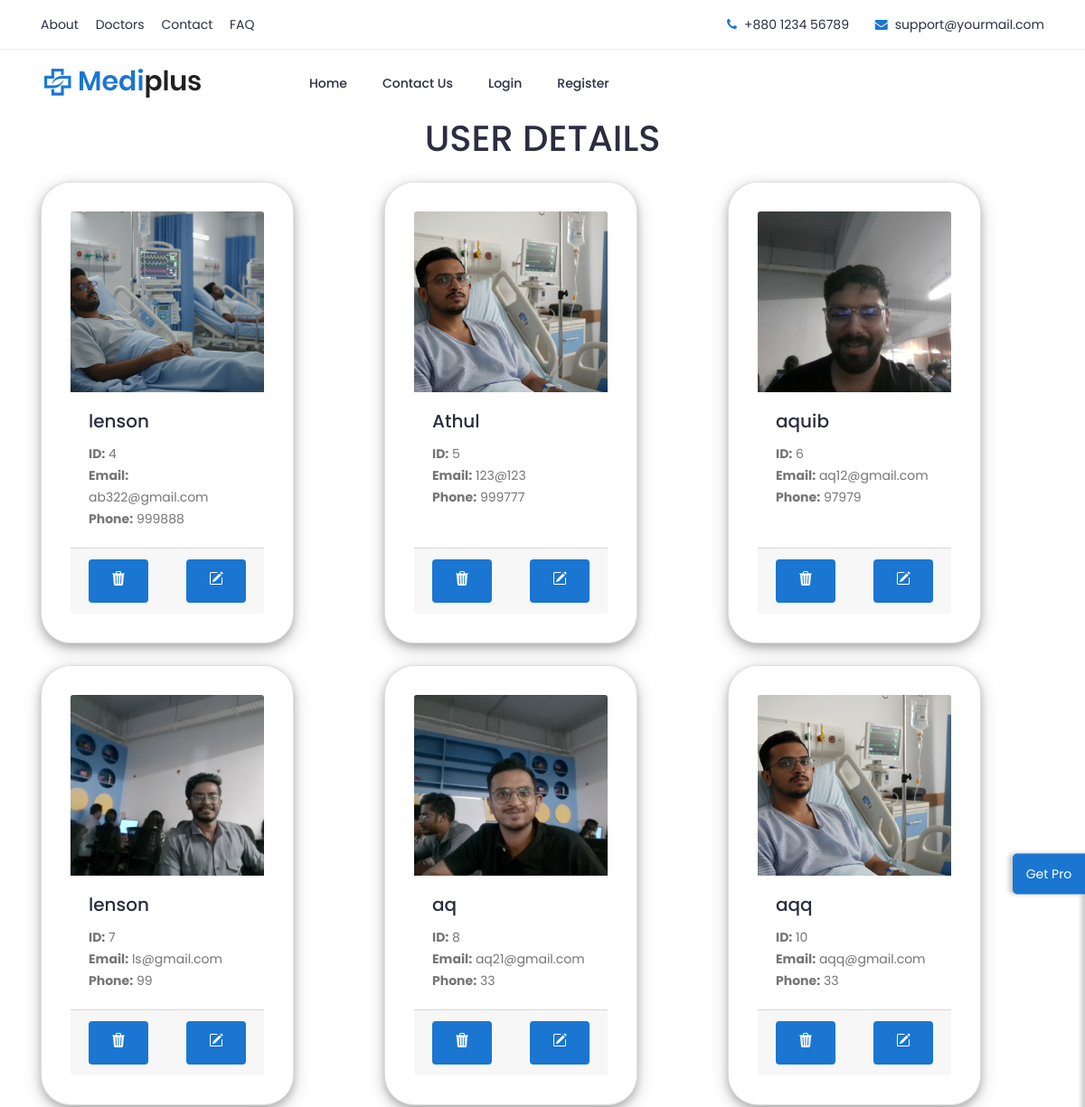
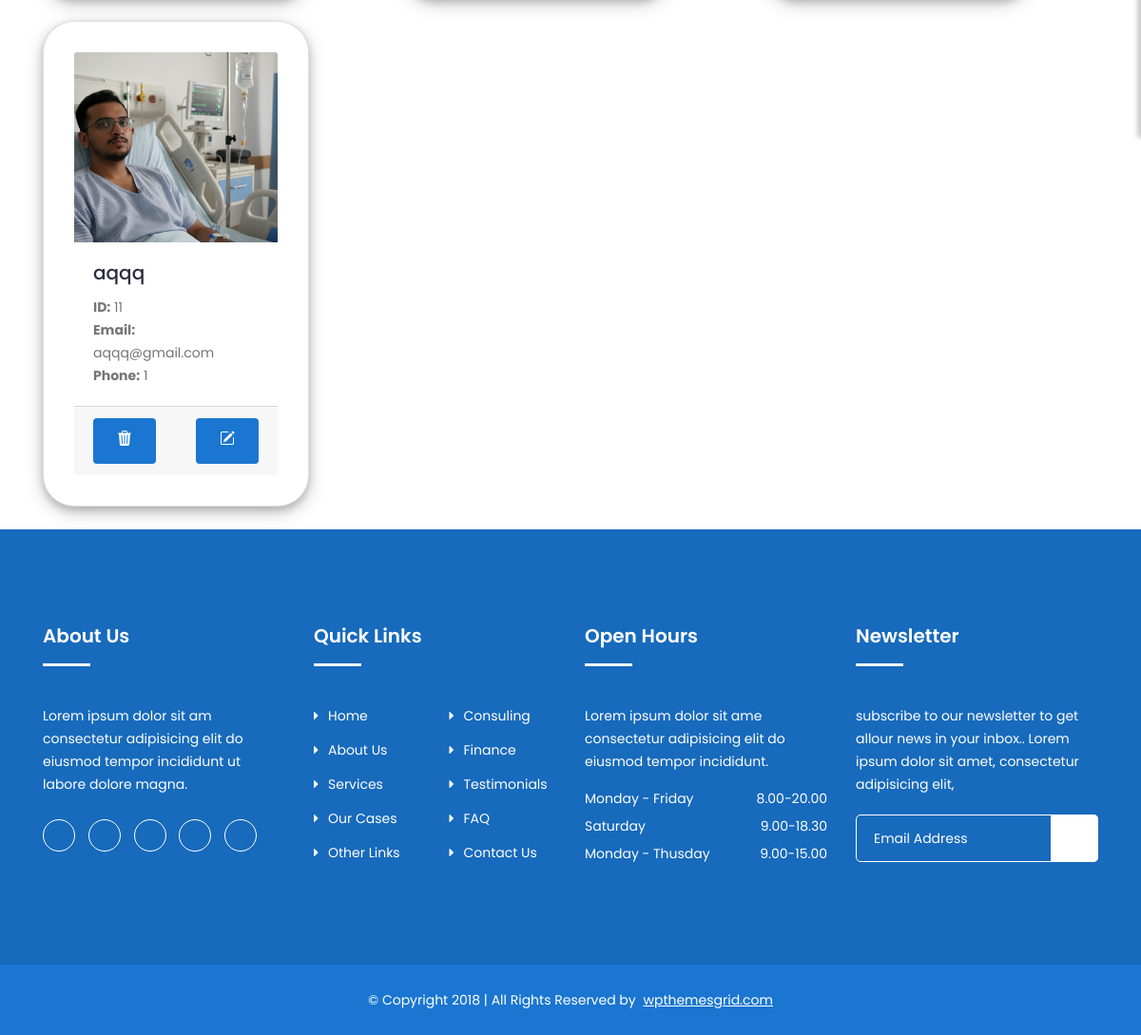
The app's page /user_det with its own data (2 pictures, top to bottom).
### mediplus/models.py (models this page shows)
class user_detailss(models.Model):
    photo=models.ImageField()
    name=models.CharField(max_length=100)
    email=models.CharField(max_length=100)
    phone=models.CharField(max_length=100)
    password=models.CharField(max_length=100)

### admin_app/views.py (the view)
# urls.py: path('user_det',views.user_det),
def user_det(request):
    data=user_detailss.objects.all()
    return render(request,'user_details.html',{'response':data})#'response' is the variable name to be used in html page to access data

### templates/user_details.html (shortened to what this page needs)
{% load static %}
	{% include 'header.html' %}
<center><div class="text">
	<h1>USER DETAILS</h1>
</div> </center>
<div class="container mt-4">
  <div class="row">
    {% for i in response %}
    <div class="col-lg-4 col-md-6 mb-4">
      <div class="card shadow-sm h-100">
        <img src="../media/{{ i.photo }}" class="card-img-top" alt="not found" style="height:200px; object-fit:cover;">
        <div class="card-body">
          <h5 class="card-title">{{ i.name }}</h5>
          <p class="card-text">
            <strong>ID:</strong> {{ i.id }} <br>
            <strong>Email:</strong> {{ i.email }} <br>
            <strong>Phone:</strong> {{ i.phone }}
          </p>
        </div>
        <div class="card-footer d-flex justify-content-between">
          <a href="{% url 'user_delete' id=i.id %}" class="btn btn-danger btn-sm">
          </a>
          <a href="{% url 'user_update' id=i.id %}" class="btn btn-primary btn-sm">
          </a>
        </div>
      </div>
    </div>
    {% endfor %}
  </div>
</div>
    {% include 'footer.html' %}

### static/css/user_profile.css (style rules this page uses)
body { background-color: #eee; }
.card { background-color: #fff; width: 280px; border-radius: 33px; box-shadow: 0 4px 8px 0 rgba(0, 0, 0, 0.2), 0 6px 20px 0 rgba(0, 0, 0, 0.19); padding: 2rem !important; }

### records on screen
user_detailss: photo (picture), name "lenson", id "4", email "ab322@gmail.com", phone "999888"
user_detailss: photo (picture), name "Athul", id "5", email "123@123", phone "999777"
user_detailss: photo (picture), name "aquib", id "6", email "aq12@gmail.com", phone "97979"
user_detailss: photo (picture), name "lenson", id "7", email "ls@gmail.com", phone "99"
user_detailss: photo (picture), name "aq", id "8", email "aq21@gmail.com", phone "33"
user_detailss: photo (picture), name "aqq", id "10", email "aqq@gmail.com", phone "33"
user_detailss: photo (picture), name "aqqq", id "11", email "aqqq@gmail.com", phone "1"
